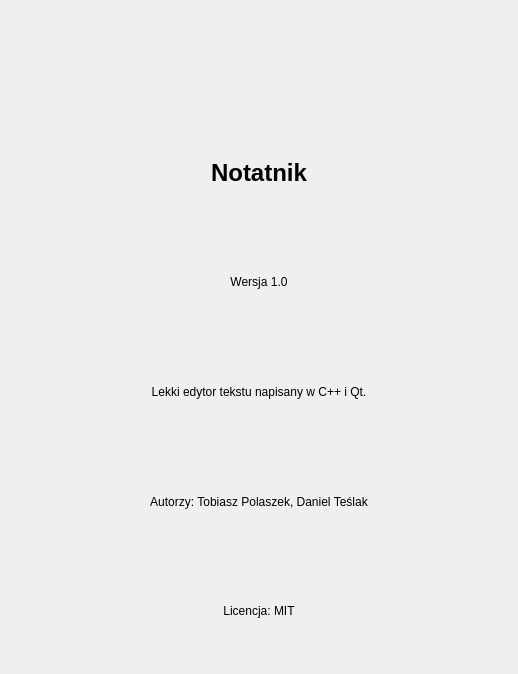
<?xml version="1.0" encoding="UTF-8"?>
<ui version="4.0">
 <class>AboutDialog</class>
 <widget class="QDialog" name="AboutDialog">
  <property name="geometry">
   <rect>
    <x>0</x>
    <y>0</y>
    <width>518</width>
    <height>674</height>
   </rect>
  </property>
  <property name="windowTitle">
   <string>O programie</string>
  </property>
  <layout class="QVBoxLayout" name="verticalLayout">
   <item>
    <widget class="QLabel" name="iconLabel">
     <property name="pixmap">
      <pixmap resource="resources.qrc">:/icons/note_icon.png</pixmap>
     </property>
     <property name="alignment">
      <set>Qt::AlignmentFlag::AlignCenter</set>
     </property>
    </widget>
   </item>
   <item>
    <widget class="QLabel" name="titleLabel">
     <property name="font">
      <font>
       <pointsize>18</pointsize>
       <bold>true</bold>
      </font>
     </property>
     <property name="text">
      <string>Notatnik</string>
     </property>
     <property name="alignment">
      <set>Qt::AlignmentFlag::AlignCenter</set>
     </property>
    </widget>
   </item>
   <item>
    <widget class="QLabel" name="versionLabel">
     <property name="text">
      <string>Wersja 1.0</string>
     </property>
     <property name="alignment">
      <set>Qt::AlignmentFlag::AlignCenter</set>
     </property>
    </widget>
   </item>
   <item>
    <widget class="QLabel" name="descriptionLabel">
     <property name="text">
      <string>Lekki edytor tekstu napisany w C++ i Qt.</string>
     </property>
     <property name="alignment">
      <set>Qt::AlignmentFlag::AlignCenter</set>
     </property>
     <property name="wordWrap">
      <bool>true</bool>
     </property>
    </widget>
   </item>
   <item>
    <widget class="QLabel" name="authorLabel">
     <property name="text">
      <string>Autorzy: Tobiasz Polaszek, Daniel Teślak</string>
     </property>
     <property name="alignment">
      <set>Qt::AlignmentFlag::AlignCenter</set>
     </property>
    </widget>
   </item>
   <item>
    <widget class="QLabel" name="licenseLabel">
     <property name="text">
      <string>Licencja: MIT</string>
     </property>
     <property name="alignment">
      <set>Qt::AlignmentFlag::AlignCenter</set>
     </property>
    </widget>
   </item>
  </layout>
 </widget>
 <resources>
  <include location="resources.qrc"/>
 </resources>
 <connections/>
</ui>
